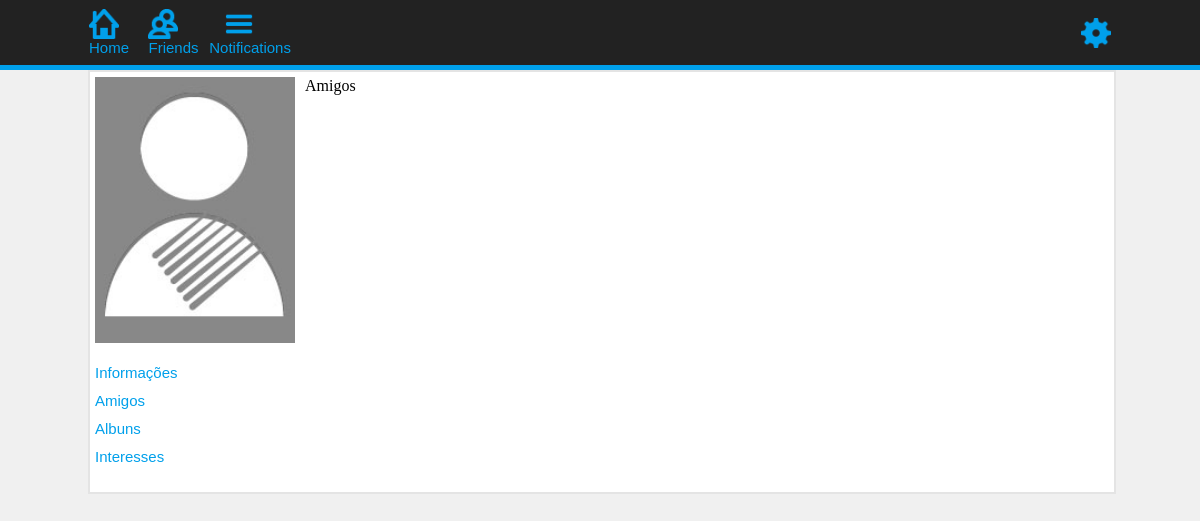
The app's page /RedeSocial/users/index.php?pg=home&pg_m=amigos (signed in), older data.
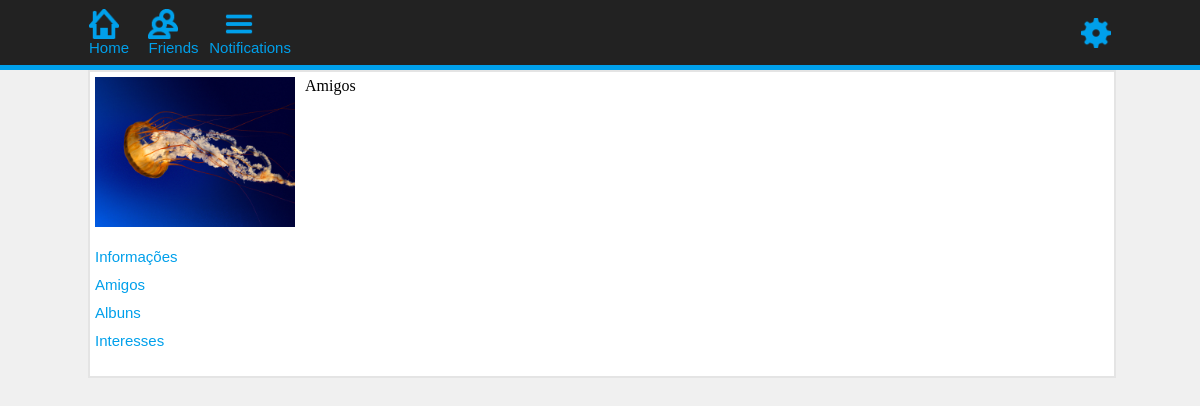
The same page, newer data.
### tables this page shows
CREATE TABLE IF NOT EXISTS `fotos` (
  `id_foto` int(11) NOT NULL AUTO_INCREMENT,
  `foto` varchar(250) NOT NULL,
  `id_user` int(11) NOT NULL,
  `id_album` int(11) NOT NULL,
  `foto_perfil` char(1) NOT NULL,
  PRIMARY KEY (`id_foto`)
);

### RedeSocial/users/home.php (the view, shortened to what this page needs)
<div class="home_left">
<?php
$id_user=$_SESSION['id_user'];
$sql=mysql_query("select * from fotos where id_user='$id_user' and foto_perfil='1'");
$cont=mysql_num_rows($sql);
if($cont!='0'){
	while($linha=mysql_fetch_array($sql)){
		$foto=$linha['foto'];
?>
<img src="../img_fotos/<?php echo $foto; ?>" width="200" />
<?php
}
}
else{
?>
<img src="../img/foto_perfil.png" width="200" />
<?php } ?>
<ul class="ul_left_menu">
	<li><a href="?pg=home&pg_m=informacoes">Informações</a></li>
    <li><a href="?pg=home&pg_m=amigos">Amigos</a></li>
	<li><a href="?pg=home&pg_m=albuns&funcao=albuns">Albuns</a></li>
    <li><a href="?pg=home&pg_m=interesses">Interesses</a></li>
</ul>
</div>
<div class="home_right">
</div>

Row changes from the older to the newer data that the page shows:
added fotos: foto (picture)
